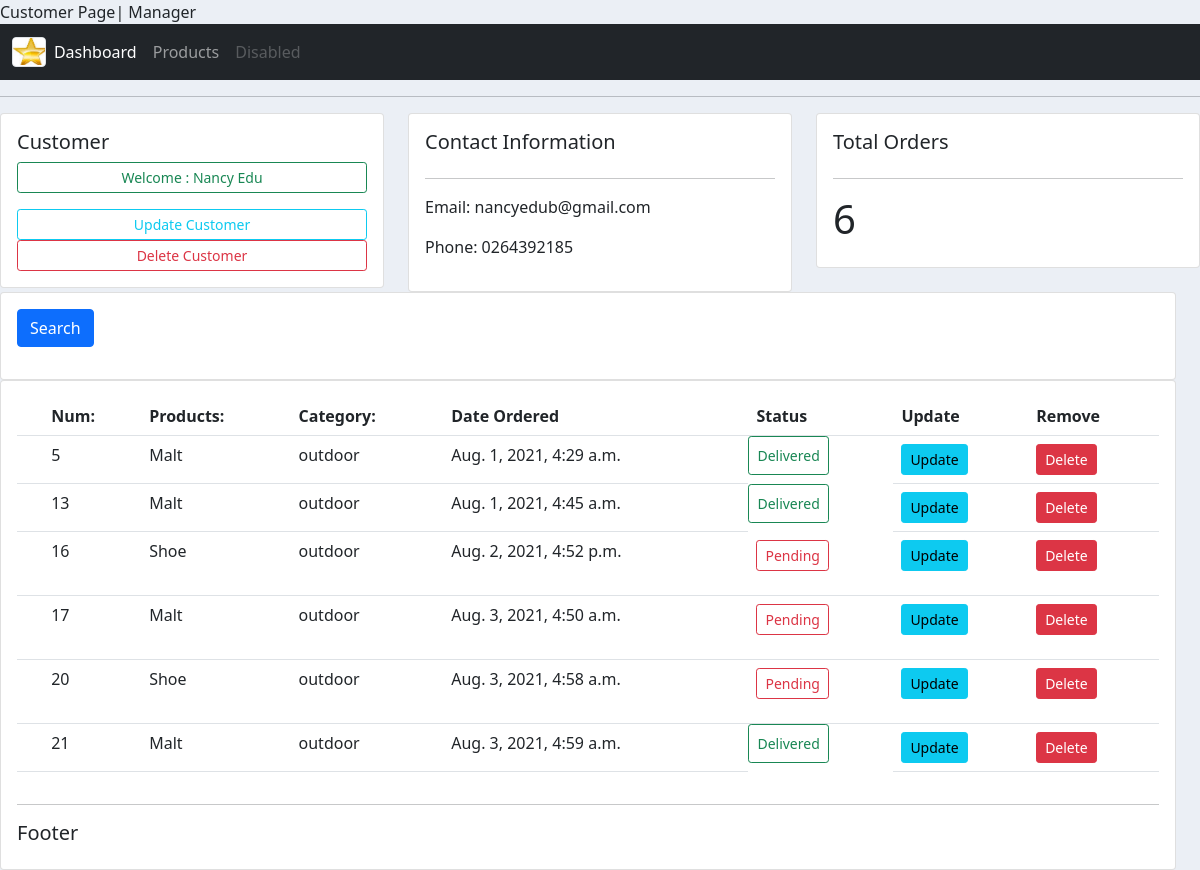
Page /customer/6/ on the committed database.
### accounts/models.py (models this page shows, shortened)
class Customer(models.Model):
    MY_TITLE =(
        ('mr','Mr'),
        ('mrs','Mrs'),
        ('dr','Dr'),
    )
    title =models.CharField(max_length=20, choices = MY_TITLE)
    first_name = models.CharField(max_length =30, null=True)
    last_name = models.CharField(max_length =50, null= True)
    phone = models.CharField(max_length= 12, null=True)
    email = models.EmailField(max_length=50, null=True)
    date_created = models.DateTimeField(auto_now_add=True)

class Order(models.Model):
    STATUS =(
        ('Pending','Pending'),
        ('Out for Delivery','Out for Delivery'),
        ('Delivered','Delivered')
    )
    customer =models.ForeignKey(Customer, on_delete=models.SET_NULL, null =True)
    product = models.ForeignKey(Product, on_delete= models.SET_NULL, null=True)
    status =models.CharField(max_length=20, choices=STATUS)
    date_created =models.DateTimeField(auto_now_add=True, null=True)

class Product(models.Model):
    CATEGORY =(
        ('indoor','Indoor'),
        ('Kitchen','Kitchen'),
        ('outdoor','OutDoor')
    )
    product_name =models.CharField(max_length=50)
    price       = models.FloatField(max_length=10, null=True)
    quantity    = models.IntegerField()
    category    = models.CharField(max_length=20, null= True, choices=CATEGORY)
    description = models.CharField(max_length=200, null=True)
    date_created = models.DateTimeField(auto_now_add=True, null=True)
    tag =models.ManyToManyField(Tag)

### accounts/views.py (the view)
# urls.py: path('customer/<str:cust_id>/', views.customers, name='customers'),
def customers(request,cust_id):
    customer =Customer.objects.get(id =cust_id)
    cust_orders = customer.order_set.all()
    total_orders =cust_orders.count()
    context ={'customer':customer,'cust_orders':cust_orders, 'total_orders':total_orders}
    return render(request, 'accounts/customer.html', context)

### accounts/templates/accounts/customer.html (shortened to what this page needs)
{% extends 'accounts/dashboard.html' %}
    {% block content %}
    <div class="row">
        <div class="col-md">
        <div class="card card-body">
            <h5>Customer</h5>
            {% if customer.title == "mrs" %}
                    <p class="btn btn-outline-primary btn-sm btn-block">
                        Welcome : {{customer.first_name}} {{customer.last_name}}</p>
                {% elif customer.title == "dr" %}
                    <p class="btn btn-outline-success btn-sm btn-block">
                        Welcome : {{customer.first_name}} {{customer.last_name}}</p>
                    {% else %}
                    <p class="btn btn-outline-danger btn-sm btn-block">
                        Welcome : {{customer.first_name}} {{customer.last_name}}</p>
                {% endif %}
            <a class="btn btn-outline-info btn-sm btn-block" href="{% url 'update_customer' customer.id %}">Update Customer</a>
             <a class="btn btn-outline-danger btn-sm btn-block" href="{% url 'delete_customer' customer.id %}">Delete Customer</a>
        </div>
        </div>
            <div class="col-md">
            <div class="card card-body">
            <h5>Contact Information</h5>
            <hr>
            <p>Email: {{customer.email}}</p>
            <p>Phone: {{customer.phone}}</p>
            </div>
            </div>
                <div class="col-md">
                <div class="card card-body">
                    <h5>Total Orders</h5>
                    <hr>
                    <h1 style="text_align: center, padding:10px;"> {{total_orders}}</h1>
                </div>
</div>
<div class="row">
    <div class="col-md">
    <div class="card card-body">
        <form method='get'>
        <button class="btn btn-primary" type="submit" >Search</button>
        </form>
    </div>
    </div>
</div>
<div class="row">
    <div class="col-md">
        <div class="card card-body">
        <table class="table table-strip">
            <tr>
                <th></th>
                <th>Num:</th>
                <th>Products:</th>
                <th>Category:</th>
                <th>Date Ordered</th>
                <th>Status</th>
                <th>Update</th>
                <th>Remove</th>
            </tr>
                    <tr>
                    {% for order in cust_orders %}
                        <td></td>
                        <td>{{order.id}}</td>
                        <td>{{order.product.product_name}}</td>
                        <td>{{order.product.category}}</td>
                        <td>{{order.date_created}}</td>
                        {% if order.status == "Pending" %}
                            <td><p class="btn btn-outline-danger btn-sm btn-block">{{order.status}}</p></td>
                        {% elif order.status == "Delivered" %}
                            <td class="btn btn-outline-success btn-sm btn-block">{{order.status}}</td>
                    {% else %}
                        <td class="btn btn-outline-primary btn-sm ">{{order.status}}</td>
                    {% endif %}
                            <td><a class="btn btn-sm btn-info">Update</td>
                            <td><a class="btn btn-sm btn-danger" href="{% url 'delete' order.id %}">Delete</td>
                        </tr>
                    {% endfor %}
        </div>
    </div>
</div>
    {% endblock content %}

### static/css/main.css (style rules this page uses)
body { background-color:ebeff5; }

### rows in the picture
Customer: first_name "Nancy", last_name "Edu", email "nancyedub@gmail.com", phone "0264392185"
Order: id "5", product.product_name "Malt", product.category "outdoor", date_created "Aug. 1, 2021, 4:29 a.m.", status "Delivered"
Order: id "13", product.product_name "Malt", product.category "outdoor", date_created "Aug. 1, 2021, 4:45 a.m.", status "Delivered"
Order: id "16", product.product_name "Shoe", product.category "outdoor", date_created "Aug. 2, 2021, 4:52 p.m.", status "Pending"
Order: id "17", product.product_name "Malt", product.category "outdoor", date_created "Aug. 3, 2021, 4:50 a.m.", status "Pending"
Order: id "20", product.product_name "Shoe", product.category "outdoor", date_created "Aug. 3, 2021, 4:58 a.m.", status "Pending"
Order: id "21", product.product_name "Malt", product.category "outdoor", date_created "Aug. 3, 2021, 4:59 a.m.", status "Delivered"

### other values in the picture
{{ total_orders }} "6"
